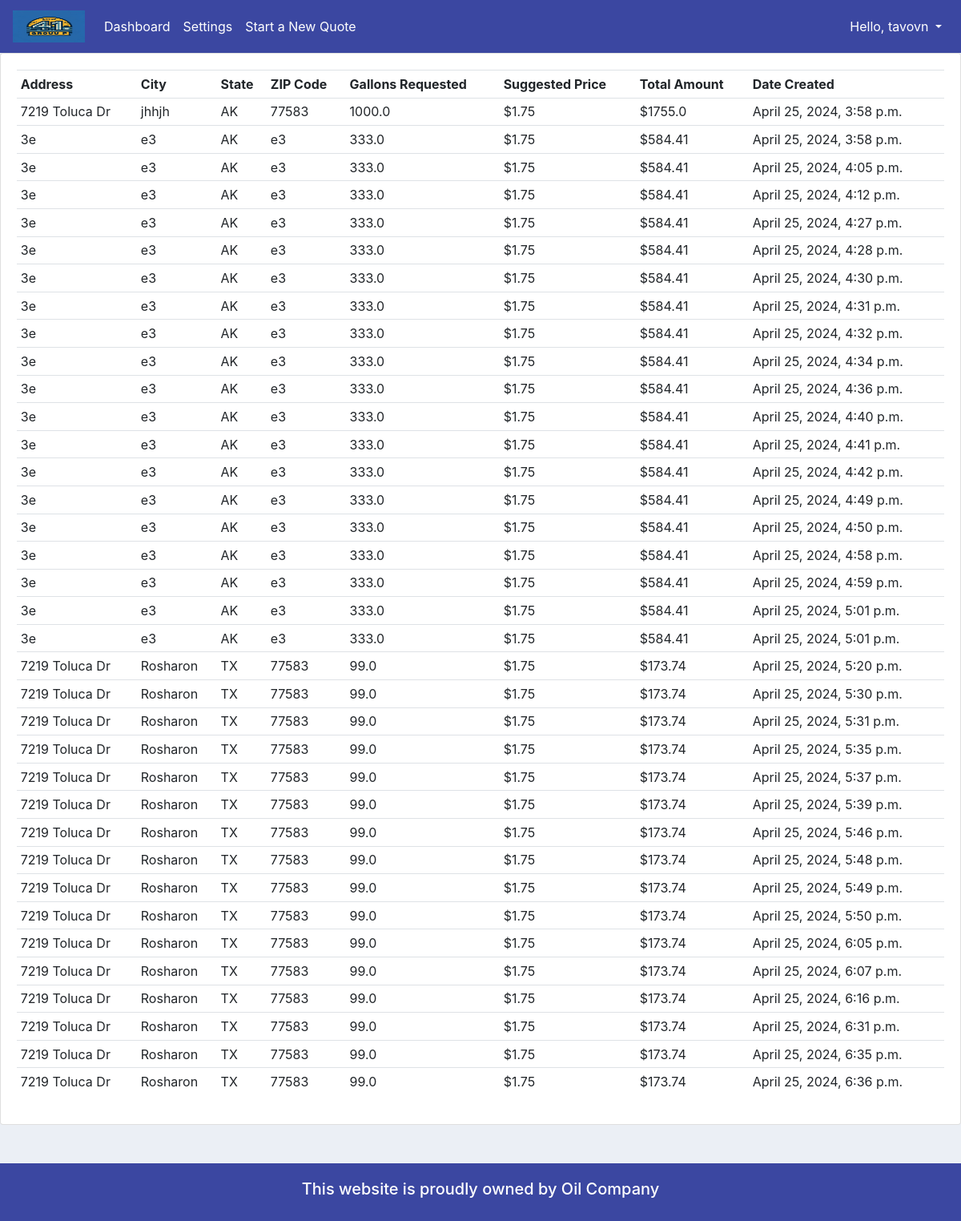
/user/ (signed in), run on an earlier commit of the app's database.
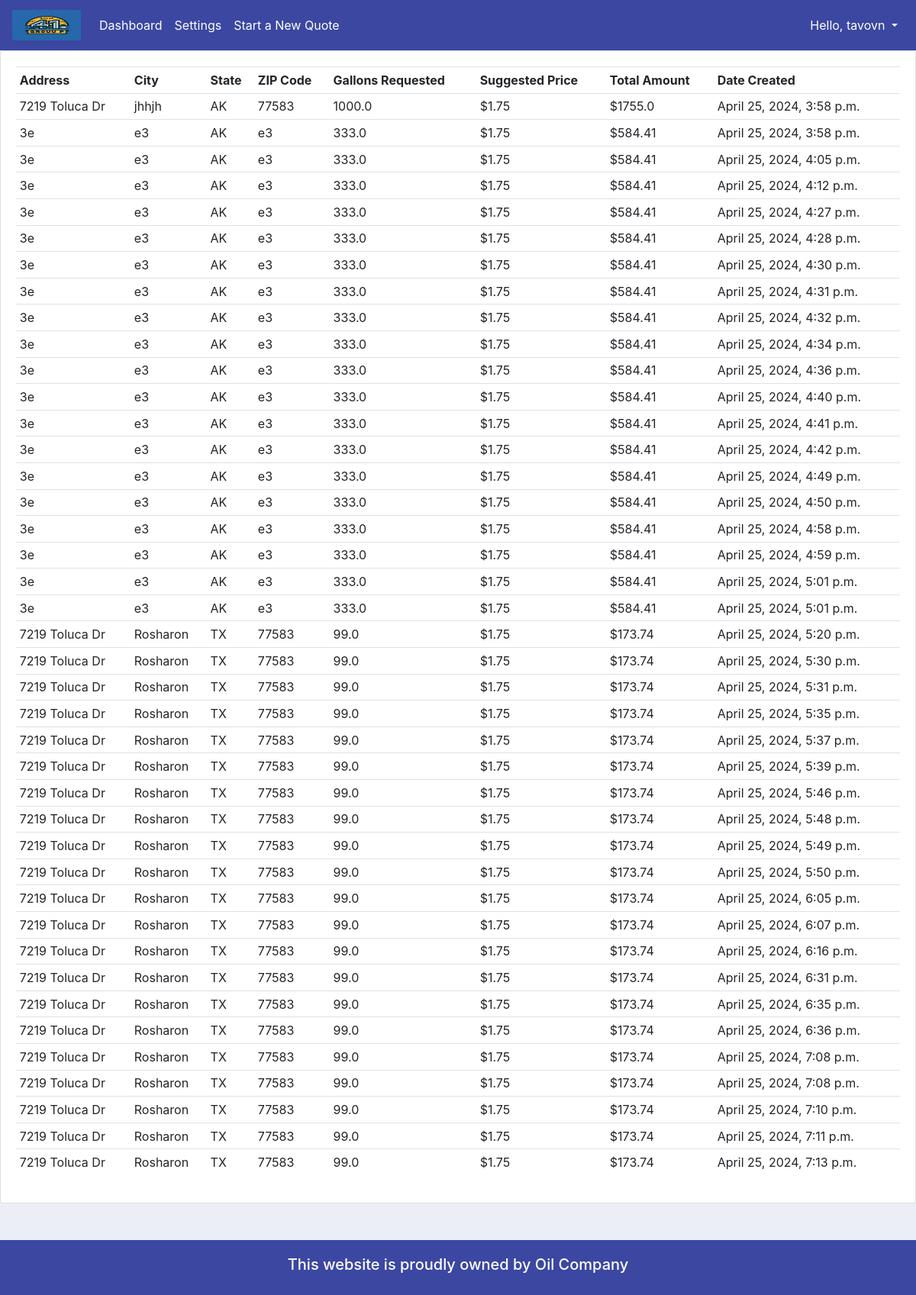
And on a later commit of the database.
### accounts/models.py (models this page shows, shortened)
class FuelQuote(models.Model):
    gallons_requested = models.FloatField()
    state = models.CharField(max_length=100)
    has_history = models.BooleanField()
    suggested_price = models.FloatField()
    total_amount = models.FloatField()
    date_created = models.DateTimeField(auto_now_add=True)
    address = models.CharField(max_length=255, default='Unknown')  # Default value added
    city = models.CharField(max_length=100, default='Unknown')     # Default value added
    zip_code = models.CharField(max_length=20, default='00000')    # Default value added

### accounts/decorators.py (the view)
        def wrapper_func(request, *args, **kwargs):
            group = None
            if request.user.groups.exists():
                group = request.user.groups.all()[0].name # index it first one by [0]
            if group in allowed_roles:     # [] admin/staff/customer what ever it is.
                return view_func(request, *args, **kwargs)
            else:
                return HttpResponse('You are not authorized to view this page')

### accounts/views.py (called while the page is built)
@login_required(login_url='login')
@allowed_users(allowed_roles=['customer'])
def userPage(request):
    quotes = FuelQuote.objects.all()  # Fetch all quotes
    context = {
        'quotes': quotes
    }
    return render(request, 'accounts/user.html', context)

### accounts/templates/accounts/user.html (shortened to what this page needs)
{% extends 'accounts/main.html' %}
{% block content %}
<div class="row">
    <div class="col-md">
        <div class="card card-body">
            <table class="table table-sm">
                <tr>
                    <th>Address</th>
                    <th>City</th>
                    <th>State</th>
                    <th>ZIP Code</th>
                    <th>Gallons Requested</th>
                    <th>Suggested Price</th>
                    <th>Total Amount</th>
                    <th>Date Created</th>
                </tr>
                {% for quote in quotes %}
                <tr>
                    <td>{{ quote.address }}</td>
                    <td>{{ quote.city }}</td>
                    <td>{{ quote.state }}</td>
                    <td>{{ quote.zip_code }}</td>
                    <td>{{ quote.gallons_requested }}</td>
                    <td>${{ quote.suggested_price }}</td>
                    <td>${{ quote.total_amount }}</td>
                    <td>{{ quote.date_created }}</td>
                </tr>
                {% endfor %}
            </table>
        </div>
    </div>
</div>
{% endblock %}

### accounts/templates/accounts/main.html (shortened to what this page needs)
{% load static %}
<!DOCTYPE html>
<html lang="en" dir="ltr">
  <head>
    <link rel="stylesheet" href="https://maxcdn.bootstrapcdn.com/bootstrap/4.0.0/css/bootstrap.min.css">
    <link rel="stylesheet" href="https://cdnjs.cloudflare.com/ajax/libs/font-awesome/4.7.0/css/font-awesome.min.css">
    <link rel="stylesheet" type="text/css" href="{% static '/css/main.css' %}">
    <link href="//cdn.bootcss.com/bootstrap-datetimepicker/4.17.44/css/bootstrap-datetimepicker.min.css" rel="stylesheet">
  </head>
  <body style="overflow-x: hidden;">
    {% include 'accounts/navbar.html' %}
    {% block content %}
    {% endblock %}
<br><br>
    <footer class="footer">
      <h5>This website is proudly owned by Oil Company</h5>
    </footer>
  </body>
</html>

### accounts/templates/accounts/navbar.html (shortened to what this page needs)
{% load static %}
{% load qr_code %}
<nav class="navbar navbar-expand-lg navbar-dark" style="background-color: #3B47A1;">
  <a class="navbar-brand" href="{% url 'home' %}">
    <img src="{% static 'images/logo1.png' %}" width="90" height="40" alt="">
  </a>
  <div class="collapse navbar-collapse" id="navbarSupportedContent">
    <ul class="navbar-nav mr-auto">
      {% if request.user.is_staff %}
      <li class="nav-item active">
        <a class="nav-link" href="{% url 'home' %}">Dashboard</a>
      </li>
      <li class="nav-item active">
        <a class="nav-link" href="{% url 'products' %}">Products</a>
      </li>
      {% else %}
      <li class="nav-item active">
        <a class="nav-link" href="{% url 'home' %}">Dashboard</a>
      </li>
      <li class="nav-item active">
        <a class="nav-link" href="{% url 'account' %}">Settings</a>
      </li>
      <li class="nav-item active">
        <a class="nav-link" href="{% url 'createOrder_user' user.id %}">Start a New Quote</a>
      </li>
      {% endif %}
    </ul>
    <ul class="navbar-nav">
      <li class="nav-item dropdown">
        <a class="nav-link dropdown-toggle" href="#" id="navbarDropdown" role="button" data-toggle="dropdown"
          aria-haspopup="true" aria-expanded="false" style="color: #fff;">
          Hello, {{request.user}}
        </a>
      </li>
    </ul>
  </div>
</nav>

### static/css/main.css (style rules this page uses)
body { background-color: #ebeff5; }

### accounts/templates/accounts/main.html (style rules this page uses)
.footer { background-color: #3b47a1; padding: 20px; color: white; text-align: center; }

What changed in the data, as far as the page shows it:
added FuelQuote: address "7219 Toluca Dr", city "Rosharon", state "TX", zip_code "77583", gallons_requested "99.0", suggested_price "1.75", total_amount "173.74", date_created "April 25, 2024, 7:08 p.m."
added FuelQuote: address "7219 Toluca Dr", city "Rosharon", state "TX", zip_code "77583", gallons_requested "99.0", suggested_price "1.75", total_amount "173.74", date_created "April 25, 2024, 7:08 p.m."
added FuelQuote: address "7219 Toluca Dr", city "Rosharon", state "TX", zip_code "77583", gallons_requested "99.0", suggested_price "1.75", total_amount "173.74", date_created "April 25, 2024, 7:10 p.m."
added FuelQuote: address "7219 Toluca Dr", city "Rosharon", state "TX", zip_code "77583", gallons_requested "99.0", suggested_price "1.75", total_amount "173.74", date_created "April 25, 2024, 7:11 p.m."
added FuelQuote: address "7219 Toluca Dr", city "Rosharon", state "TX", zip_code "77583", gallons_requested "99.0", suggested_price "1.75", total_amount "173.74", date_created "April 25, 2024, 7:13 p.m."
